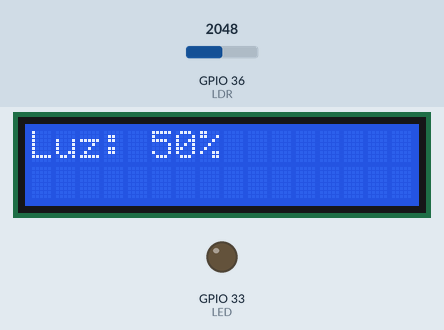
A sketch run on a simulated ESP32. On the bench: 16×2 character LCD, output pins drawn as LEDs (lit = HIGH). The test bench sets the inputs (shaded band); at power-on: GPIO 36 (LDR) = 2048. WiFi joins after 1.5 s; servers stay silent unless stated; what the sketch prints to the serial monitor is not drawn.

Above: at 1.8 s.
At 16.79 s:
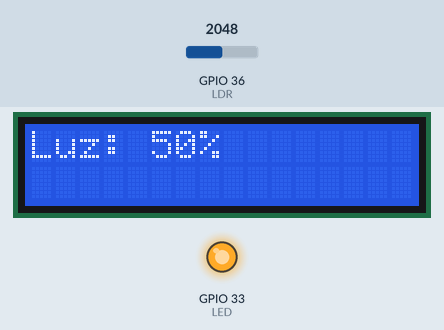
Timing chart, 0 to 124.4 s (numbered marks = the images above):
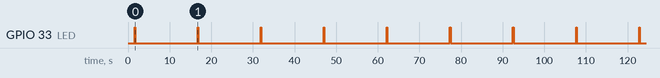

Measured:
- by itself, GPIO 33 (LED): alternates HIGH for 0.15 s and LOW for 15.0 s

The sketch:

sketch_jan27a.ino
```cpp
#include <WiFi.h>
#include <FirebaseESP32.h>
#include <LiquidCrystal.h>

/*#define WIFI_SSID "Vivo-Internet-BF17"
#define WIFI_PASSWORD "78814222"*/
#define WIFI_SSID "Galaxy A318713"
#define WIFI_PASSWORD "12345678"
#define FIREBASE_HOST "https://sensorldr-16e00-default-rtdb.firebaseio.com/"
#define FIREBASE_AUTH "FBpXnC9ZRg3Oqlc4eB5RgYt3ng5RziZqr8JkZ5F2"

#define LDR A0
#define LED 33

FirebaseData firebaseData;
FirebaseJson json;
LiquidCrystal lcd(13,12,14,27,26,25);


int readLDR(){
  int ldr = map(analogRead(LDR), 0, 4095, 0, 100);
  return ldr;
}


void setup() {
  Serial.begin(9600);

  WiFi.begin(WIFI_SSID, WIFI_PASSWORD);
  while(WiFi.status() != WL_CONNECTED)
  {
    Serial.print(".");
    delay(250);
  }

  Serial.print("Connected with IP: ");
  Serial.println(WiFi.localIP());

  Firebase.begin(FIREBASE_HOST, FIREBASE_AUTH);
  Firebase.reconnectWiFi(true);
  Firebase.setReadTimeout(firebaseData, 1000 * 60);
  Firebase.setwriteSizeLimit(firebaseData, "tiny");

  lcd.begin(16,2);

  pinMode(LED, OUTPUT);
}


void loop() {
  int ldr = readLDR();
  json.set("/luminosidade", ldr);

  digitalWrite(LED, HIGH);
  Firebase.updateNode(firebaseData, "/Sensor", json);
  digitalWrite(LED, LOW);

  Serial.print("Luz: ");
  Serial.print(ldr);
  Serial.println("%");

  lcd.clear();
  lcd.setCursor(0,0);
  lcd.print("Luz: ");
  lcd.print(ldr);
  lcd.print("%");

  delay(15000);
}
```
